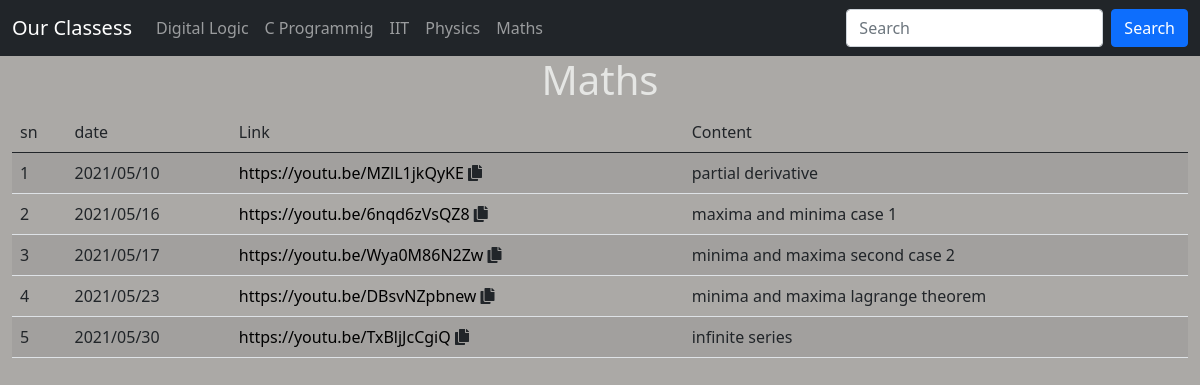
The page /maths on the database its author committed.
### recordings/models.py (models this page shows, shortened)
class Record(models.Model):
	subjects = [
		('physics','Physics'),
		('math','Maths'),
		('C','C Programming'),
		('IIT','IIT'),
		('DL','Digital Logic'),
	]
	subject = models.CharField(max_length=50,choices=subjects)
	date = models.CharField(max_length=20,default="")
	link = models.CharField(max_length=500)
	content = models.TextField(max_length=500)

### recordings/views.py (the view)
# urls.py: path('maths',views.maths,name="Maths"),
def maths(requests):
	subjectCode = 1
	if requests.method == 'GET':
		query = requests.GET.get('search','')
		values =  getSubjectValues(subjectCode,query)
	else:
		values = getSubjectValues(subjectCode)
	return render(requests,'subjects.html',values)

### recordings/views.py (called while the page is built)
def getSubjectValues(subjectCode,query=''):
	return {
		'subject':Record.subjects[subjectCode][1],
		'records': Record.objects.filter(subject=Record.subjects[subjectCode][0],
			content__contains=query),
		'searchedTerm':query
	}

### recordings/templates/subjects.html (shortened to what this page needs)
<!doctype html>
<html lang="en">
  <head>
    <link href="https://cdn.jsdelivr.net/npm/bootstrap@5.0.0-beta3/dist/css/bootstrap.min.css" rel="stylesheet">
    <link rel="stylesheet" href="https://use.fontawesome.com/releases/v5.0.13/css/all.css">
  </head>
  <body>
    <nav class="navbar navbar-expand-lg navbar-dark bg-dark">
  <div class="container-fluid">
    <a class="navbar-brand" href="#">Our Classess</a>
    <div class="collapse navbar-collapse" id="navbarSupportedContent">
      <ul class="navbar-nav me-auto mb-2 mb-lg-0">
        <li class="nav-item">
          <a class="nav-link {{dl_active}}" aria-current="page" href="dl">Digital Logic</a>
        </li>
        <li class="nav-item {{c_active}}">
          <a class="nav-link" href="c">C Programmig</a>
        </li>
        <li class="nav-item {{iit_active}}">
          <a class="nav-link" href="iit">IIT</a>
        </li>
        <li class="nav-item {{c_active}}">
          <a class="nav-link" href="physics">Physics</a>
        </li>
        <li class="nav-item {{c_active}}">
          <a class="nav-link" href="maths">Maths</a>
        </li>
      </ul>
      <form class="d-flex" method="get">
        <input class="form-control me-2" type="search" name="search" placeholder="Search" aria-label="Search" value="{{searchedTerm}}">
        <button class="btn btn-primary" type="submit">Search</button>
      </form>
    </div>
  </div>
</nav>
    <h1 class="text-center">{{subject}}</h1>
    <div class="container-fluid">
        <div class="subject-table">
            <table class="table table-striped">
                <thead>
                    <td>sn</td>
                    <td>date</td>
                    <td>Link</td>
                    <td>Content</td>
                </thead>
                {% for record in records %}
                <tr>
                    <td>{{forloop.counter}}</td>
                    <td>{{record.date}}</td>
                    <td><a href="{{record.link}}" target="_blank"><span id="link{{forloop.counter}}">{{record.link}}</span></a> <i class="fas fa-copy" onclick="copy('link{{forloop.counter}}')"></i></td>
                    <td>{{record.content}}</td>
                </tr>
                {% endfor %}
            </table>
        </div>
    </div>
  </body>
</html>

### recordings/templates/subjects.html (style rules this page uses)
body { background-color: rgb(171, 169, 166); color: rgb(229, 230, 228); }
a { text-decoration: none; color:#000; }

### rows shown on the page
Record: date "2021/05/10", link "https://youtu.be/MZlL1jkQyKE", content "partial derivative"
Record: date "2021/05/16", link "https://youtu.be/6nqd6zVsQZ8", content "maxima and minima case 1"
Record: date "2021/05/17", link "https://youtu.be/Wya0M86N2Zw", content "minima and maxima second case 2"
Record: date "2021/05/23", link "https://youtu.be/DBsvNZpbnew", content "minima and maxima lagrange theorem"
Record: date "2021/05/30", link "https://youtu.be/TxBljJcCgiQ", content "infinite series"

### other values the page prints
{{ subject }} "Maths"
